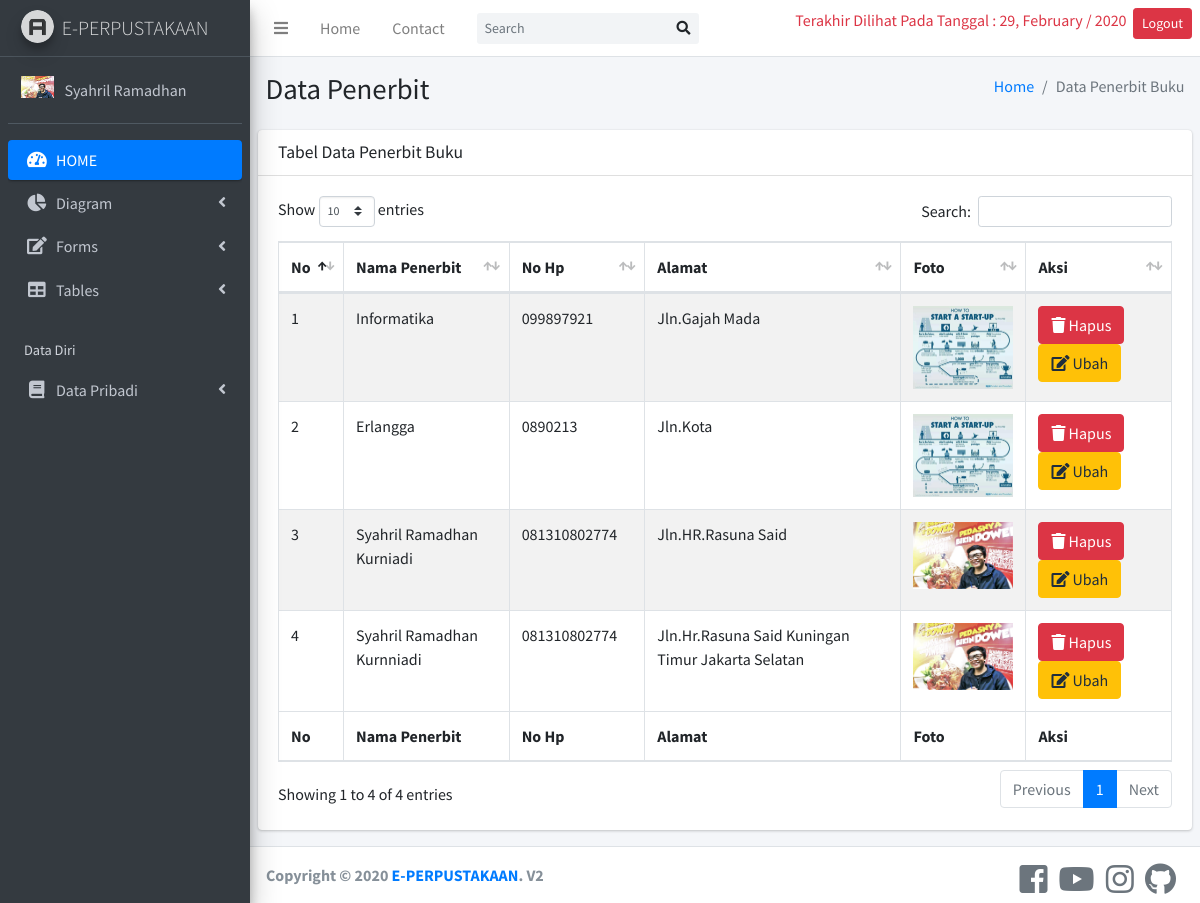
/admin/index.php?halaman=penerbit_buku (signed in), run on the app's committed database.
### tables this page shows
CREATE TABLE `penerbit` (
  `id_penerbit` int(50) NOT NULL,
  `nama_penerbit` varchar(100) NOT NULL,
  `alamat` text NOT NULL,
  `no_hp` varchar(50) NOT NULL,
  `foto_penerbit` varchar(255) NOT NULL
);

### admin/penerbit_buku.php (the view)
<div class="wrapper">
    <div class="content-wrapper">
        <section class="content-header">
            <div class="container-fluid">
                <div class="row mb-2">
                    <div class="col-sm-6">
                        <h1>Data Penerbit</h1>
                    </div>
                    <div class="col-sm-6">
                        <ol class="breadcrumb float-sm-right">
                            <li class="breadcrumb-item"><a href="index.php">Home</a></li>
                            <li class="breadcrumb-item active">Data Penerbit Buku</li>
                        </ol>
                    </div>
                </div>
            </div>
        </section>
        <section class="content">
            <div class="row">
                <div class="col-12">
                    <div class="card">
                        <div class="card-header">
                            <h3 class="card-title">Tabel Data Penerbit Buku</h3>
                        </div>
                        <div class="card-body">
                            <table id="example1" class="table table-bordered table-striped">
                                <thead>
                                    <tr>
                                        <th>No</th>
                                        <th>Nama Penerbit</th>
                                        <th>No Hp</th>
                                        <th>Alamat</th>
                                        <th>Foto</th>
                                        <th>Aksi</th>
                                    </tr>
                                </thead>
                                <tbody>
                                    <?php include '../koneksi/koneksi.php'; ?>
                                    <?php $ambil = $konek->query("SELECT * FROM penerbit");
                                    ?>
                                    <?php $nomor = 1; ?>
                                    <?php while ($pecah = $ambil->fetch_assoc()) { ?>
                                        <tr>
                                            <td><?php echo $nomor; ?></td>
                                            <td><?php echo strip_tags($pecah['nama_penerbit']); ?></td>
                                            <td><?php echo strip_tags($pecah['no_hp']); ?></td>
                                            <td><?php echo strip_tags($pecah['alamat']); ?></td>
                                            <td>
                                                <img src="../foto_penerbit/<?php echo strip_tags($pecah['foto_penerbit']); ?>" width="100">
                                            </td>
                                            <td>
                                                <a href="index.php?halaman=hapus_penerbit&id=<?php echo base64_encode(strip_tags($pecah['id_penerbit'])); ?>" class="btn-danger btn"><i class="fas fa-trash"> </i> Hapus </a>
                                                <a href="index.php?halaman=ubah_penerbit&id=<?php echo base64_encode(strip_tags($pecah['id_penerbit'])); ?>" class="btn btn-warning"><i class="fas fa-edit"> </i> Ubah</a>
                                            </td>
                                        </tr>
                                        <?php $nomor++; ?>
                                    <?php } ?>
                                </tbody>
                                <tfoot>
                                    <tr>
                                        <th>No</th>
                                        <th>Nama Penerbit</th>
                                        <th>No Hp</th>
                                        <th>Alamat</th>
                                        <th>Foto</th>
                                        <th>Aksi</th>
                                    </tr>
                                </tfoot>
                            </table>
                        </div>
                    </div>
                </div>
            </div>
        </section>
    </div>
</div>

### admin/index.php (shortened to what this page needs)
<?php
include '../koneksi/koneksi.php';
?>
<?php
$id_admin = $_SESSION["admin"]["id_admin"];
$detail_admin = $konek->query("SELECT foto_admin, nama, tanggal, bulan, tahun FROM tb_admin WHERE id_admin='$id_admin'");
$pecah = $detail_admin->fetch_assoc();
?>
<!DOCTYPE html>
<html lang="en">
<head>
    <link rel="stylesheet" href="../assets/plugins/fontawesome-free/css/all.min.css">
    <link rel="stylesheet" href="http://code.ionicframework.com/ionicons/2.0.1/css/ionicons.min.css">
    <link rel="stylesheet" href="https://use.fontawesome.com/releases/v5.7.0/css/all.css">
    <link rel="stylesheet" href="../assets/plugins/datatables-bs4/css/dataTables.bootstrap4.css">
    <link rel="stylesheet" href="../assets/dist/css/adminlte.min.css">
</head>
<body class="hold-transition sidebar-mini">
    <div class="wrapper">
        <nav class="main-header navbar navbar-expand navbar-white navbar-light">
            <ul class="navbar-nav">
                <li class="nav-item">
                    <a class="nav-link" data-widget="pushmenu" href="#"><i class="fas fa-bars"></i></a>
                </li>
                <li class="nav-item d-none d-sm-inline-block">
                    <a href="index.php" class="nav-link">Home</a>
                </li>
                <li class="nav-item d-none d-sm-inline-block">
                    <a href="index.php?halaman=kontak" class="nav-link">Contact</a>
                </li>
            </ul>
            <form class="form-inline ml-3" method="get">
                <div class="input-group input-group-sm">
                    <input class="form-control form-control-navbar" type="search" placeholder="Search" aria-label="Search">
                    <div class="input-group-append">
                        <button class="btn btn-navbar" type="submit">
                            <i class="fas fa-search"></i>
                        </button>
                    </div>
                </div>
            </form>
            <ul class="navbar-nav ml-auto">
                <p class=" text-danger text-right">Terakhir Dilihat Pada Tanggal : <?php echo $pecah["tanggal"]; ?>, <?php echo $pecah["bulan"]; ?> / <?php echo $pecah["tahun"]; ?> &nbsp;</p>
                <li class="nav-item dropdown">
                    <a href="index.php?halaman=logout" class="btn btn-danger square-btn-adjust btn-sm">Logout</a>
                </li>
            </ul>
        </nav>
        <aside class="main-sidebar sidebar-dark-primary elevation-4">
            <a href="index.php" class="brand-link">
                <img src="../assets/dist/img/AdminLTELogo.png" alt="AdminLTE Logo" class="brand-image img-circle elevation-3" style="opacity: .8">
                <span class="brand-text font-weight-light">E-PERPUSTAKAAN</span>
            </a>
            <div class="sidebar">
                <div class="user-panel mt-3 pb-3 mb-3 d-flex">
                    <div class="image">
                        <img src="../foto_admin/<?php echo $pecah['foto_admin']; ?>" class="user-image img-responsive" alt="User Image">
                    </div>
                    <div class="info">
                        <a class="d-block"><?php echo $pecah['nama']; ?></a>
                    </div>
                </div>
                <?php include('sidebar.php'); ?>
                <?php
                if (isset($_GET['halaman'])) {
                    if ($_GET['halaman'] == "buatQRCode") {
                        include 'buatQRCode.php';
                    } elseif ($_GET['halaman'] == 'data_anggota') {
                        include 'data_anggota.php';
                    } elseif ($_GET['halaman'] == 'hapus_anggota') {
                        include 'hapus_anggota.php';
                    } elseif ($_GET['halaman'] == 'detail_anggota') {
                        include 'detail_anggota.php';
                    } elseif ($_GET['halaman'] == 'tambahbuku') {
                        include 'tambahbuku.php';
                    } elseif ($_GET['halaman'] == 'ubahbuku') {
                        include 'ubahbuku.php';
                    } elseif ($_GET['halaman'] == 'hapusbuku') {
                        include 'hapusbuku.php';
                    } elseif ($_GET['halaman'] == 'kategori_buku') {
                        include 'kategori_buku.php';
                    } elseif ($_GET['halaman'] == 'tambah_kategori') {
                        include 'tambah_kategori.php';
                    } elseif ($_GET['halaman'] == 'ubah_kategori') {
                        include 'ubah_kategori.php';
                    } elseif ($_GET['halaman'] == 'hapus_kategori') {
                        include 'hapus_kategori.php';
                    } elseif ($_GET['halaman'] == 'pengarang_buku') {
                        include 'pengarang_buku.php';
                    } elseif ($_GET['halaman'] == 'tambah_pengarang') {
                        include 'tambah_pengarang.php';
                    } elseif ($_GET['halaman'] == 'ubah_pengarang') {
                        include 'ubah_pengarang.php';
                    } elseif ($_GET['halaman'] == 'hapus_pengarang') {
                        include 'hapus_pengarang.php';
                    } elseif ($_GET['halaman'] == 'penerbit_buku') {
                        include 'penerbit_buku.php';
                    } elseif ($_GET['halaman'] == 'tambah_penerbit') {
                        include 'tambah_penerbit.php';
                    } elseif ($_GET['halaman'] == 'ubah_penerbit') {
                        include 'ubah_penerbit.php';
                    } elseif ($_GET['halaman'] == 'hapus_penerbit') {
                        include 'hapus_penerbit.php';
                    } elseif ($_GET['halaman'] == 'kontak') {
                        include 'kontak.php';
                    } elseif ($_GET['halaman'] == 'profil_petugas') {
                        include 'profil_petugas.php';
                    } elseif ($_GET['halaman'] == 'chat') {
                        include 'chat.php';
                    } elseif ($_GET['halaman'] == 'chart') {
                        include 'chart.php';
                    } elseif ($_GET['halaman'] == 'data_pribadi') {
                        include 'data_pribadi.php';
                    } elseif ($_GET['halaman'] == 'edit_data_pribadi') {
                        include 'edit_data_pribadi.php';
                    } elseif ($_GET['halaman'] == 'data_admin') {
                        include 'data_admin.php';
                    } elseif ($_GET['halaman'] == 'ubah_admin') {
                        include 'ubah_admin.php';
                    } elseif ($_GET['halaman'] == 'data_petugas') {
                        include 'data_petugas.php';
                    } elseif ($_GET['halaman'] == 'tambah_petugas') {
                        include 'tambah_petugas.php';
                    } elseif ($_GET['halaman'] == 'detail_petugas') {
                        include 'detail_petugas.php';
                    } elseif ($_GET['halaman'] == 'ubah_petugas') {
                        include 'ubah_petugas.php';
                    } elseif ($_GET['halaman'] == 'hapus_petugas') {
                        include 'hapus_petugas.php';
                    } elseif ($_GET['halaman'] == 'data_peminjaman') {
                        include 'data_peminjaman.php';
                    } elseif ($_GET['halaman'] == 'detail_peminjaman') {
                        include 'detail_peminjaman.php';
                    } elseif ($_GET['halaman'] == 'tambah_peminjaman') {
                        include 'tambah_peminjaman.php';
                    } elseif ($_GET['halaman'] == 'hapus_peminjaman') {
                        include 'hapus_peminjaman.php';
                    } elseif ($_GET['halaman'] == 'logout') {
                        include 'logout.php';
                    }
                } else {
                    include 'home2.php';
                }
                ?>
                <?php include('footer.php'); ?>
            </div>
</body>
</html>

### data on the page
penerbit: nama_penerbit "Informatika", no_hp "099897921", alamat "Jln.Gajah Mada", foto_penerbit (picture)
penerbit: nama_penerbit "Erlangga", no_hp "0890213", alamat "Jln.Kota", foto_penerbit (picture)
penerbit: nama_penerbit "Syahril Ramadhan Kurniadi", no_hp "081310802774", alamat "Jln.HR.Rasuna Said", foto_penerbit (picture)
penerbit: nama_penerbit "Syahril Ramadhan Kurnniadi", no_hp "081310802774", alamat "Jln.Hr.Rasuna Said Kuningan Timur Jakarta Selatan", foto_penerbit (picture)

### other printed values
$pecah["tanggal"] "29"
$pecah["bulan"] "February"
$pecah["tahun"] "2020"
$pecah['nama'] "Syahril Ramadhan"
